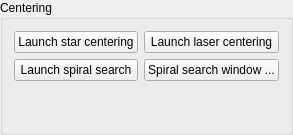
      <widget class="QGroupBox" name="centering_groupbox">
       <property name="title">
        <string>Centering</string>
       </property>
       <layout class="QGridLayout" name="gridLayout_7">
        <item row="0" column="0">
         <widget class="QPushButton" name="centering_star_button">
          <property name="text">
           <string>Launch star centering</string>
          </property>
          <property name="icon">
           <iconset resource="../assets.qrc">
            <normaloff>:/assets/icons/crosshairs.svg</normaloff>:/assets/icons/crosshairs.svg</iconset>
          </property>
         </widget>
        </item>
        <item row="0" column="1">
         <widget class="QPushButton" name="centering_laser_button">
          <property name="text">
           <string>Launch laser centering</string>
          </property>
          <property name="icon">
           <iconset resource="../assets.qrc">
            <normaloff>:/assets/icons/crosshairs.svg</normaloff>:/assets/icons/crosshairs.svg</iconset>
          </property>
         </widget>
        </item>
        <item row="2" column="0" colspan="2">
         <spacer name="verticalSpacer_4">
          <property name="orientation">
           <enum>Qt::Orientation::Vertical</enum>
          </property>
          <property name="sizeHint" stdset="0">
           <size>
            <width>20</width>
            <height>40</height>
           </size>
          </property>
         </spacer>
        </item>
        <item row="1" column="0">
         <widget class="QPushButton" name="centering_spiral_search_button">
          <property name="text">
           <string>Launch spiral search</string>
          </property>
          <property name="icon">
           <iconset resource="../assets.qrc">
            <normaloff>:/assets/icons/spiral-shape.svg</normaloff>:/assets/icons/spiral-shape.svg</iconset>
          </property>
         </widget>
        </item>
        <item row="1" column="1">
         <widget class="QPushButton" name="centering_spiral_search_window_button">
          <property name="text">
           <string>Spiral search window ...</string>
          </property>
          <property name="icon">
           <iconset resource="../assets.qrc">
            <normaloff>:/assets/icons/spiral-shape.svg</normaloff>:/assets/icons/spiral-shape.svg</iconset>
          </property>
         </widget>
        </item>
       </layout>
      </widget>
